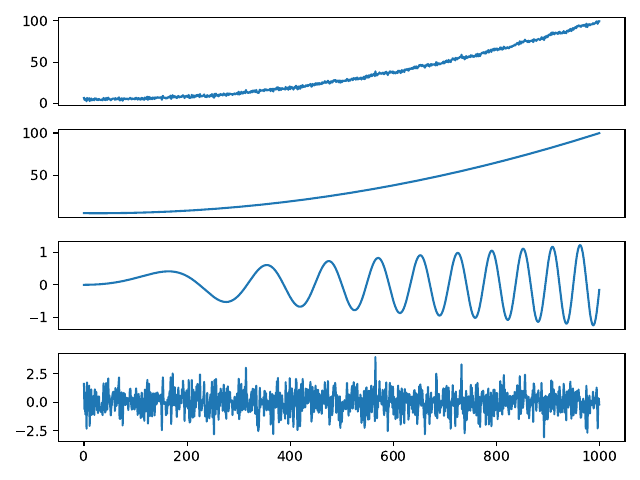

The script that saved this image:
import numpy as np
import pandas as pd
import matplotlib.pyplot as plt

def sinus(A, f0, phi):
    def x(t):
        return A * np.sin(2 * np.pi * f0 * t + phi)

    return x

if __name__ == '__main__':
    np.random.seed(1)
    N = 1000
    time = np.arange(N)

    trend = 0.0001 * time**2 - 0.005 * time + 5
    amplitude = 0.25 + 0.001 * time  
    frequency = 0.00001 * time 
    sezon = amplitude * np.sin(2 * np.pi * frequency * time)
    variatii = np.random.normal(0, 1, N)
    y = trend + sezon + variatii
    #tidx = pd.date_range('2019-01-01', periods = N, freq = 'D')

    fig, axs = plt.subplots(4)
    axs[0].get_xaxis().set_ticks([])
    axs[1].get_xaxis().set_ticks([])
    axs[2].get_xaxis().set_ticks([])

    axs[0].plot(y)
    axs[1].plot(trend)
    axs[2].plot(sezon)
    axs[3].plot(time, variatii)
    plt.tight_layout()
    plt.savefig('./labs/08/01a.pdf')
    plt.show()